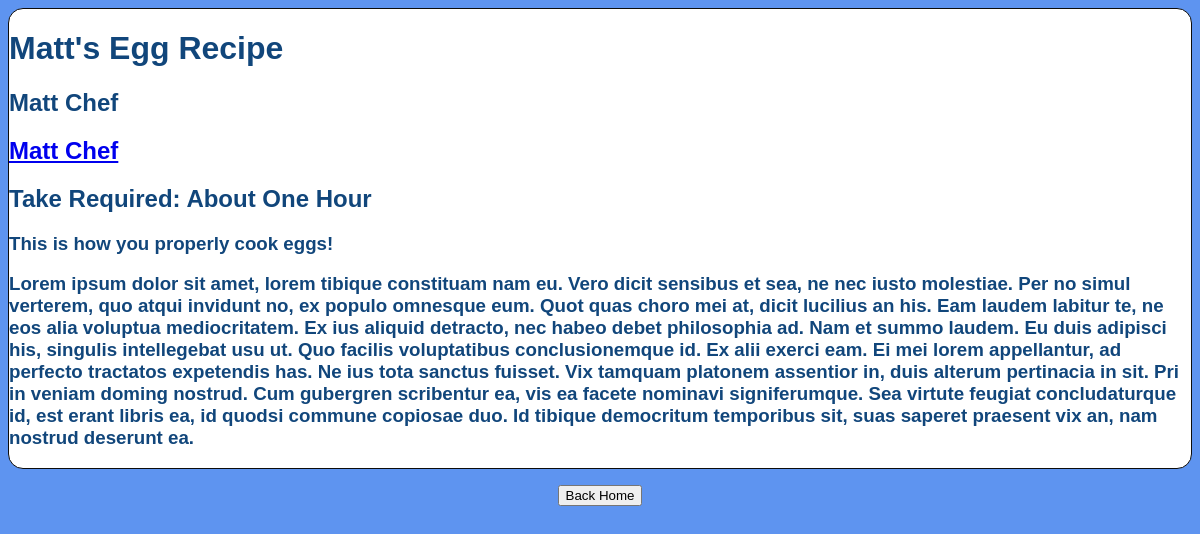
Page /recipes/1/ on the earlier database version.
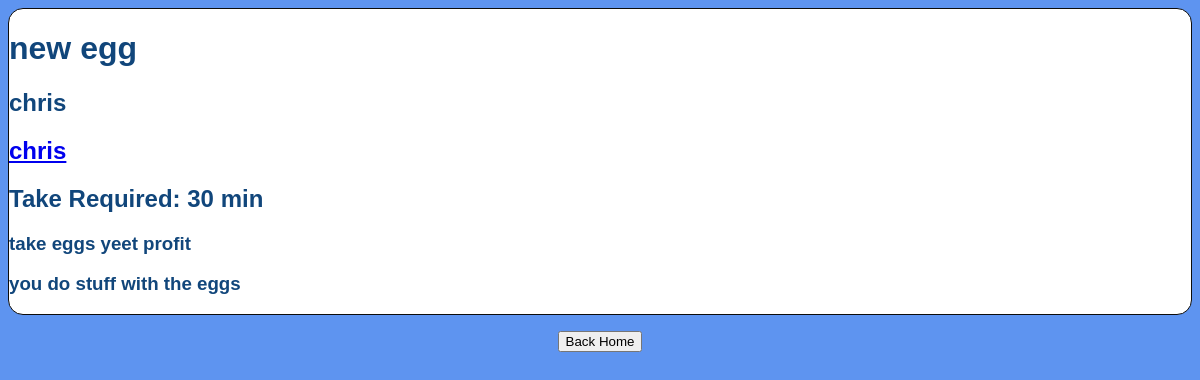
Same page on the later database version.
### recipe/models.py (models this page shows, shortened)
class RecipeItem(models.Model):
    title = models.CharField(max_length=50)
    author = models.ForeignKey(Author, on_delete=models.CASCADE)
    description = models.TextField()
    date = models.DateTimeField(default=timezone.now)
    time = models.CharField(max_length=30)
    instructions = models.TextField()

class Author(models.Model):
    user = models.OneToOneField(to=User, on_delete=models.CASCADE, default=None)
    name = models.CharField(max_length=50, default=None)
    bio = models.TextField()
    favorite = models.ManyToManyField(
        'RecipeItem',
        related_name='favorite',
        default = None,
        blank=True,
        symmetrical=False
        )
    def __str__(self):
        return self.name

### recipe/views.py (the view)
# urls.py: path('recipes/<int:id>/', views.recipe_details, name="recipe_details"),
def recipe_details(request, id):
    recipe = RecipeItem.objects.get(id=id)
    if request.user.is_authenticated:
        current_author = request.user.author.favorite.all()
        return render(request, "recipe_details.html", {"recipe": recipe, "current_author": current_author})
    return render(request, "recipe_details.html", {"recipe": recipe})

### recipe/templates/recipe_details.html (shortened to what this page needs)
{% load static %}
<head>
    <link rel="stylesheet" type="text/css" href="{% static 'css/index.css' %}">
</head>
<div class="card">
    <h1>{{ recipe.title }}</h1>
    <h2>{{ recipe.author }}</h2>
    <h2><a href="{% url 'author_details' id=recipe.id %}"> {{ recipe.author }}</a></h2>
    <h2>Take Required: {{ recipe.time }}</h2>
    <h3>{{ recipe.description }}</h3>
    <h3>{{ recipe.instructions }}</h3>
</div>
<p>
  <a href="{% url 'homepage' %}"><button>Back Home</button></a>
</p>

### recipe/static/css/index.css (style rules this page uses)
.card { border: 1px solid #0c0c0c; border-top-left-radius: 15px; border-top-right-radius: 15px; border-bottom-right-radius: 15px; border-bottom-left-radius: 15px; background-color: white; text-align: left; color: rgb(17, 70, 123) }

Differences in the rows shown:
changed RecipeItem: title "Matt's Egg Recipe" → "new egg"; author "Matt Chef" → "chris"; time "About One Hour" → "30 min"; description "This is how you properly cook eggs!" → "take eggs yeet profit"; instructions "Lorem ipsum dolor sit amet, lorem tibique constituam nam eu. Vero dicit sensibus et sea, ne nec iusto molestiae. Per no simul verterem, quo atqui invidunt no, ex populo omnesque eum. Quot quas choro mei at, dicit lucilius an his. Eam laudem labitur te, ne eos alia voluptua mediocritatem. Ex ius aliquid detracto, nec habeo debet philosophia ad. Nam et summo laudem. Eu duis adipisci his, singulis intellegebat usu ut. Quo facilis voluptatibus conclusionemque id. Ex alii exerci eam. Ei mei lorem appellantur, ad perfecto tractatos expetendis has. Ne ius tota sanctus fuisset. Vix tamquam platonem assentior in, duis alterum pertinacia in sit. Pri in veniam doming nostrud. Cum gubergren scribentur…" → "you do stuff with the eggs"
